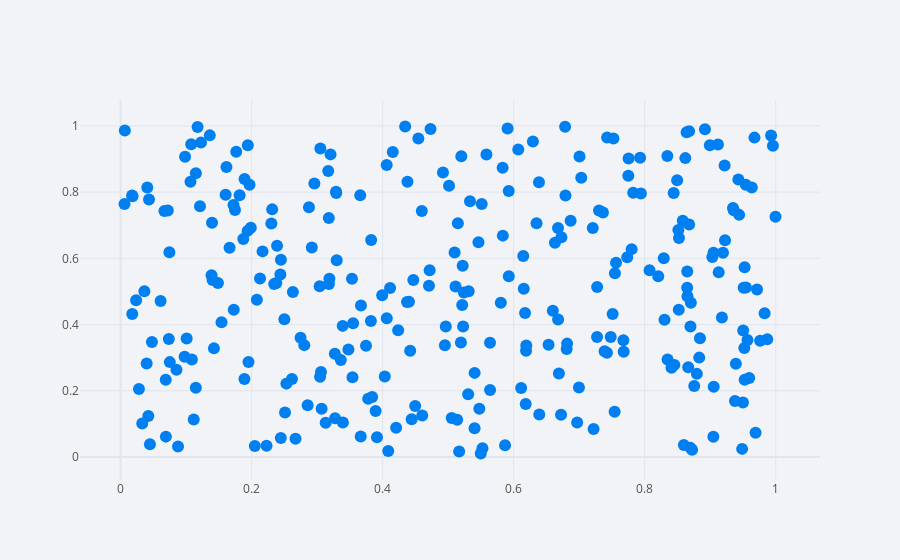

Notebook code for this chart:
### Code cell
df.iplot(x='a',y='b',mode='markers') # it not correlation data set , it is uniform dataset and it's distribute as random data set

### Figure 1 — Plotly figure (JSON) as saved in the notebook; plotly's stock layout.template omitted (floating-point values rounded to 4 significant figures; data arrays with more than 128 entries replaced by an {"elided": "..."} marker saying what was removed)
{"data": [{"line": {"color": "rgba(0, 128, 240, 1.0)", "dash": "solid", "shape": "linear", "width": 1.3}, "marker": {"size": 12, "symbol": "circle"}, "mode": "markers", "name": "b", "text": "", "type": "scatter", "x": {"elided": "300 float values"}, "y": {"elided": "300 float values"}}], "layout": {"legend": {"bgcolor": "#F2F3F7", "font": {"color": "#505050"}}, "paper_bgcolor": "#F2F3F7", "plot_bgcolor": "#F2F3F7", "title": {"font": {"color": "#484848"}}, "xaxis": {"gridcolor": "#E1E5ED", "showgrid": true, "tickfont": {"color": "#505050"}, "title": {"font": {"color": "#505050"}, "text": ""}, "zerolinecolor": "#E1E5ED"}, "yaxis": {"gridcolor": "#E1E5ED", "showgrid": true, "tickfont": {"color": "#505050"}, "title": {"font": {"color": "#505050"}, "text": ""}, "zerolinecolor": "#E1E5ED"}}}
